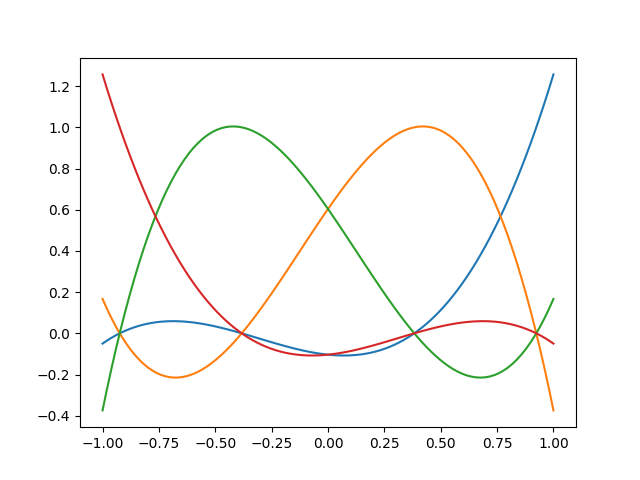

Python code for this plot:
# Task 2 Sketch the Lagrange polynomials
from matplotlib import pyplot as plt
import numpy as np

def lagrange(i, points, X):
  """Get value of the i:th lagrange poynomial generated by the list
  of "points". All evaluated at all values in X 
  """
  res = []
  help = 1
  for j in range(len(X)):
    for k in range(len(points)):
      if k != i:
        help *= float(X[j] - points[k]) / float(points[i] - points[k])
    res.append(help)
    help = 1
  return res


if __name__ == "__main__":
    X = np.linspace(-1, 1, 100)
    points = []
    n = 4
    for k in range(n):
      points.append(np.cos((2*(k+1) - 1)/float(2*n) * np.pi))
    
                      
    for i in range(len(points)):
      L = lagrange(i, points, X)
      plt.plot(X, L)
                      
    #plt.legend(["$l_0$", "$l_1$", "$l_2$"])
    plt.savefig("task_3.png")

